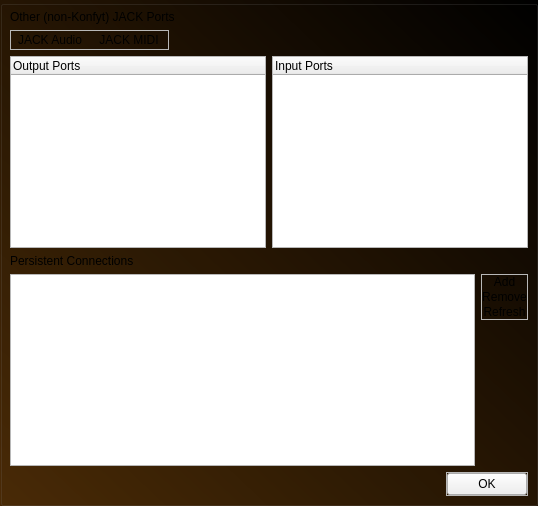
        <widget class="QWidget" name="otherJackConsPage">
         <layout class="QGridLayout" name="gridLayout_40">
          <property name="leftMargin">
           <number>0</number>
          </property>
          <property name="topMargin">
           <number>0</number>
          </property>
          <property name="rightMargin">
           <number>0</number>
          </property>
          <property name="bottomMargin">
           <number>0</number>
          </property>
          <property name="spacing">
           <number>0</number>
          </property>
          <item row="0" column="0">
           <widget class="QGroupBox" name="groupBox">
            <property name="styleSheet">
             <string notr="true">QGroupBox {

margin-top: 0;

	background-color: qlineargradient(spread:pad, x1:1, y1:0.00568182, x2:0, y2:1, stop:0 rgba(0, 0, 0, 255), stop:1 rgba(74, 42, 6, 255));

border-top-color: qlineargradient(spread:pad, x1:1, y1:0, x2:0, y2:0, stop:0 rgba(70, 70, 70, 255), stop:1 rgba(59, 59, 59, 255));
	border-left-color: qlineargradient(spread:pad, x1:0, y1:1, x2:0, y2:0, stop:0 rgba(70, 70, 70, 255), stop:1 rgba(59, 59, 59, 255));
border-right-color: qlineargradient(spread:pad, x1:0, y1:1, x2:0, y2:0, stop:0 rgba(120, 120, 120, 255), stop:1 rgba(70, 70, 70, 255));
border-bottom-color: qlineargradient(spread:pad, x1:1, y1:0, x2:0, y2:0, stop:0 rgba(120, 120, 120, 255), stop:1 rgba(70, 70, 70, 255));

}</string>
            </property>
            <property name="title">
             <string/>
            </property>
            <layout class="QGridLayout" name="gridLayout_43" rowstretch="0,0,0,0,0,0">
             <item row="0" column="0">
              <widget class="QLabel" name="label">
               <property name="text">
                <string>Other (non-Konfyt) JACK Ports</string>
               </property>
              </widget>
             </item>
             <item row="4" column="0">
              <layout class="QGridLayout" name="gridLayout_41">
               <item row="0" column="0">
                <widget class="QListWidget" name="listWidget_jackConnections"/>
               </item>
               <item row="0" column="1">
                <layout class="QVBoxLayout" name="verticalLayout_8">
                 <item>
                  <widget class="QFrame" name="frame">
                   <property name="styleSheet">
                    <string notr="true">QFrame {
	min-height: 4.5em;
	max-height: 4.5em;
}</string>
                   </property>
                   <property name="frameShape">
                    <enum>QFrame::StyledPanel</enum>
                   </property>
                   <property name="frameShadow">
                    <enum>QFrame::Raised</enum>
                   </property>
                   <property name="buttonFrame" stdset="0">
                    <bool>true</bool>
                   </property>
                   <layout class="QVBoxLayout" name="verticalLayout_10">
                    <property name="spacing">
                     <number>1</number>
                    </property>
                    <property name="leftMargin">
                     <number>0</number>
                    </property>
                    <property name="topMargin">
                     <number>0</number>
                    </property>
                    <property name="rightMargin">
                     <number>0</number>
                    </property>
                    <property name="bottomMargin">
                     <number>0</number>
                    </property>
                    <item>
                     <widget class="QPushButton" name="pushButton_jackConAdd">
                      <property name="sizePolicy">
                       <sizepolicy hsizetype="Minimum" vsizetype="Minimum">
                        <horstretch>0</horstretch>
                        <verstretch>0</verstretch>
                       </sizepolicy>
                      </property>
                      <property name="minimumSize">
                       <size>
                        <width>0</width>
                        <height>0</height>
                       </size>
                      </property>
                      <property name="styleSheet">
                       <string notr="true">
border-bottom-right-radius: 0;

border-bottom-left-radius: 0;</string>
                      </property>
                      <property name="text">
                       <string>Add</string>
                      </property>
                     </widget>
                    </item>
                    <item>
                     <widget class="QPushButton" name="pushButton_jackConRemove">
                      <property name="sizePolicy">
                       <sizepolicy hsizetype="Minimum" vsizetype="Minimum">
                        <horstretch>0</horstretch>
                        <verstretch>0</verstretch>
                       </sizepolicy>
                      </property>
                      <property name="minimumSize">
                       <size>
                        <width>0</width>
                        <height>0</height>
                       </size>
                      </property>
                      <property name="styleSheet">
                       <string notr="true">border-top-right-radius: 0;
border-bottom-right-radius: 0;
border-top-left-radius: 0;
border-bottom-left-radius: 0;</string>
                      </property>
                      <property name="text">
                       <string>Remove</string>
                      </property>
                     </widget>
                    </item>
                    <item>
                     <widget class="QPushButton" name="pushButton_jackConRefresh">
                      <property name="sizePolicy">
                       <sizepolicy hsizetype="Minimum" vsizetype="Minimum">
                        <horstretch>0</horstretch>
                        <verstretch>0</verstretch>
                       </sizepolicy>
                      </property>
                      <property name="minimumSize">
                       <size>
                        <width>0</width>
                        <height>0</height>
                       </size>
                      </property>
                      <property name="styleSheet">
                       <string notr="true">border-top-right-radius: 0;

border-top-left-radius: 0;
</string>
                      </property>
                      <property name="text">
                       <string>Refresh</string>
                      </property>
                     </widget>
                    </item>
                   </layout>
                  </widget>
                 </item>
                 <item>
                  <spacer name="verticalSpacer">
                   <property name="orientation">
                    <enum>Qt::Vertical</enum>
                   </property>
                   <property name="sizeHint" stdset="0">
                    <size>
                     <width>20</width>
                     <height>40</height>
                    </size>
                   </property>
                  </spacer>
                 </item>
                </layout>
               </item>
              </layout>
             </item>
             <item row="2" column="0">
              <layout class="QGridLayout" name="gridLayout_42">
               <item row="1" column="0">
                <widget class="QTreeWidget" name="treeWidget_jackPortsOut">
                 <column>
                  <property name="text">
                   <string notr="true">Output Ports</string>
                  </property>
                 </column>
                </widget>
               </item>
               <item row="1" column="1">
                <widget class="QTreeWidget" name="treeWidget_jackportsIn">
                 <column>
                  <property name="text">
                   <string notr="true">Input Ports</string>
                  </property>
                 </column>
                </widget>
               </item>
              </layout>
             </item>
             <item row="3" column="0">
              <widget class="QLabel" name="label_22">
               <property name="text">
                <string>Persistent Connections</string>
               </property>
              </widget>
             </item>
             <item row="1" column="0">
              <layout class="QHBoxLayout" name="horizontalLayout_31">
               <item>
                <widget class="QFrame" name="frame_34">
                 <property name="sizePolicy">
                  <sizepolicy hsizetype="Minimum" vsizetype="Preferred">
                   <horstretch>0</horstretch>
                   <verstretch>0</verstretch>
                  </sizepolicy>
                 </property>
                 <property name="styleSheet">
                  <string notr="true"/>
                 </property>
                 <property name="frameShape">
                  <enum>QFrame::StyledPanel</enum>
                 </property>
                 <property name="frameShadow">
                  <enum>QFrame::Raised</enum>
                 </property>
                 <property name="buttonFrame" stdset="0">
                  <bool>true</bool>
                 </property>
                 <layout class="QHBoxLayout" name="horizontalLayout_23">
                  <property name="spacing">
                   <number>1</number>
                  </property>
                  <property name="leftMargin">
                   <number>0</number>
                  </property>
                  <property name="topMargin">
                   <number>0</number>
                  </property>
                  <property name="rightMargin">
                   <number>0</number>
                  </property>
                  <property name="bottomMargin">
                   <number>0</number>
                  </property>
                  <item>
                   <widget class="QPushButton" name="pushButton_JackAudioPorts">
                    <property name="sizePolicy">
                     <sizepolicy hsizetype="Minimum" vsizetype="Minimum">
                      <horstretch>0</horstretch>
                      <verstretch>0</verstretch>
                     </sizepolicy>
                    </property>
                    <property name="minimumSize">
                     <size>
                      <width>78</width>
                      <height>0</height>
                     </size>
                    </property>
                    <property name="maximumSize">
                     <size>
                      <width>16777215</width>
                      <height>16777215</height>
                     </size>
                    </property>
                    <property name="toolTip">
                     <string>Clear console</string>
                    </property>
                    <property name="styleSheet">
                     <string notr="true">border-top-right-radius: 0;
border-bottom-right-radius: 0;
</string>
                    </property>
                    <property name="text">
                     <string>JACK Audio</string>
                    </property>
                    <property name="checkable">
                     <bool>true</bool>
                    </property>
                    <property name="checked">
                     <bool>true</bool>
                    </property>
                    <property name="KonfytWideButton" stdset="0">
                     <bool>true</bool>
                    </property>
                   </widget>
                  </item>
                  <item>
                   <widget class="QPushButton" name="pushButton_JackMidiPorts">
                    <property name="sizePolicy">
                     <sizepolicy hsizetype="Minimum" vsizetype="Minimum">
                      <horstretch>0</horstretch>
                      <verstretch>0</verstretch>
                     </sizepolicy>
                    </property>
                    <property name="minimumSize">
                     <size>
                      <width>78</width>
                      <height>0</height>
                     </size>
                    </property>
                    <property name="toolTip">
                     <string>Show pop-out console</string>
                    </property>
                    <property name="styleSheet">
                     <string notr="true">border-bottom-left-radius: 0;
border-top-left-radius: 0;
</string>
                    </property>
                    <property name="text">
                     <string>JACK MIDI</string>
                    </property>
                    <property name="checkable">
                     <bool>true</bool>
                    </property>
                    <property name="KonfytWideButton" stdset="0">
                     <bool>true</bool>
                    </property>
                   </widget>
                  </item>
                 </layout>
                </widget>
               </item>
               <item>
                <spacer name="horizontalSpacer_4">
                 <property name="orientation">
                  <enum>Qt::Horizontal</enum>
                 </property>
                 <property name="sizeHint" stdset="0">
                  <size>
                   <width>40</width>
                   <height>20</height>
                  </size>
                 </property>
                </spacer>
               </item>
              </layout>
             </item>
             <item row="5" column="0">
              <layout class="QHBoxLayout" name="horizontalLayout_37">
               <item>
                <spacer name="horizontalSpacer_6">
                 <property name="orientation">
                  <enum>Qt::Horizontal</enum>
                 </property>
                 <property name="sizeHint" stdset="0">
                  <size>
                   <width>40</width>
                   <height>20</height>
                  </size>
                 </property>
                </spacer>
               </item>
               <item>
                <widget class="QFrame" name="frame_38">
                 <property name="styleSheet">
                  <string notr="true"/>
                 </property>
                 <property name="frameShape">
                  <enum>QFrame::StyledPanel</enum>
                 </property>
                 <property name="frameShadow">
                  <enum>QFrame::Raised</enum>
                 </property>
                 <property name="buttonFrame" stdset="0">
                  <bool>true</bool>
                 </property>
                 <layout class="QHBoxLayout" name="horizontalLayout_38">
                  <property name="spacing">
                   <number>1</number>
                  </property>
                  <property name="leftMargin">
                   <number>0</number>
                  </property>
                  <property name="topMargin">
                   <number>0</number>
                  </property>
                  <property name="rightMargin">
                   <number>0</number>
                  </property>
                  <property name="bottomMargin">
                   <number>0</number>
                  </property>
                  <item>
                   <widget class="QPushButton" name="pushButton_jackCon_OK">
                    <property name="sizePolicy">
                     <sizepolicy hsizetype="Minimum" vsizetype="Minimum">
                      <horstretch>0</horstretch>
                      <verstretch>0</verstretch>
                     </sizepolicy>
                    </property>
                    <property name="minimumSize">
                     <size>
                      <width>78</width>
                      <height>0</height>
                     </size>
                    </property>
                    <property name="styleSheet">
                     <string notr="true"/>
                    </property>
                    <property name="text">
                     <string>OK</string>
                    </property>
                    <property name="KonfytWideButton" stdset="0">
                     <bool>true</bool>
                    </property>
                   </widget>
                  </item>
                 </layout>
                </widget>
               </item>
              </layout>
             </item>
            </layout>
           </widget>
          </item>
         </layout>
        </widget>
